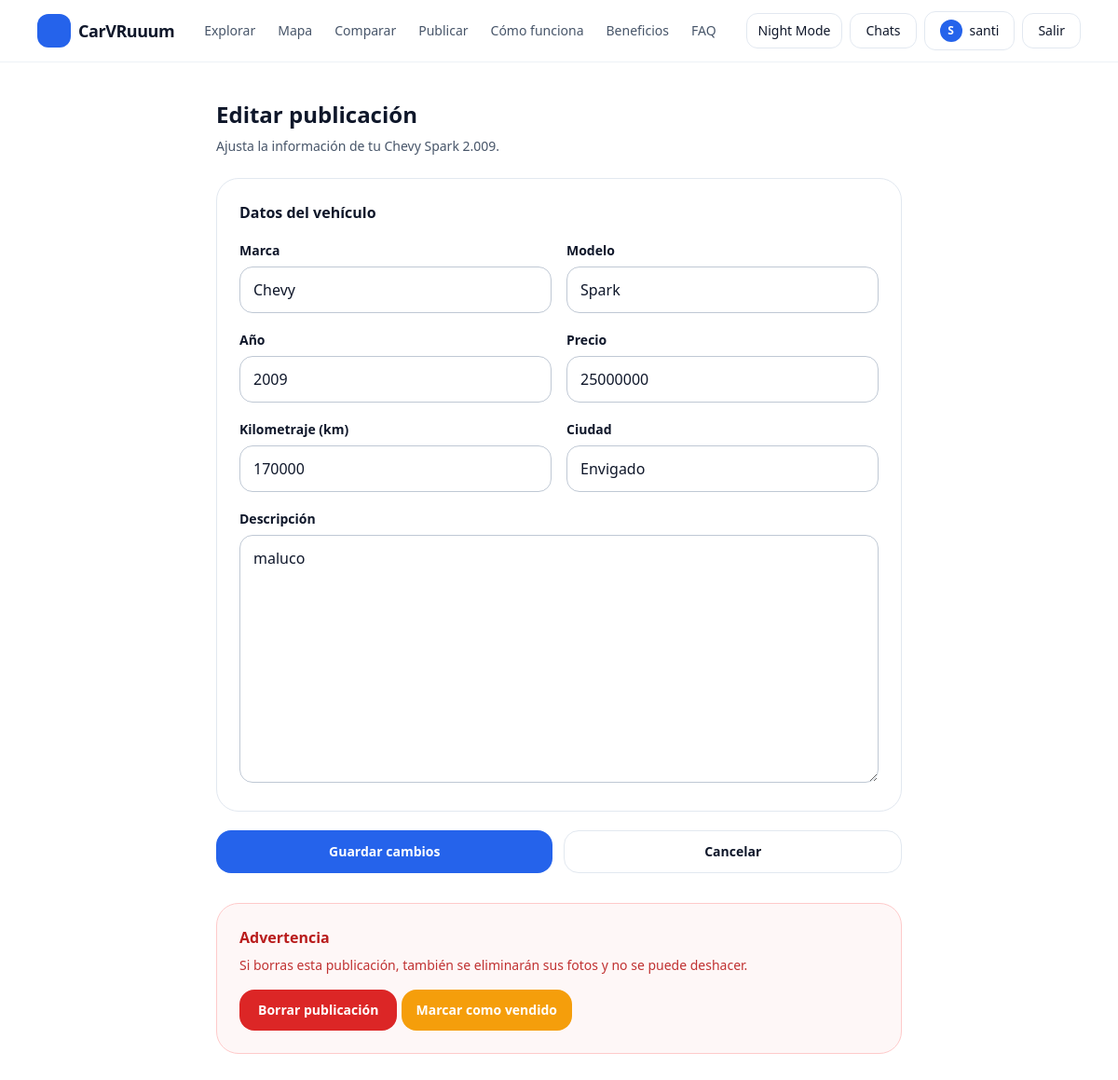
Page /cars/11/edit/ (signed in) on the committed database.
### cars/models.py (models this page shows, shortened)
class Car(models.Model):
    owner = models.ForeignKey(settings.AUTH_USER_MODEL, on_delete=models.CASCADE, related_name="cars")
    make = models.CharField(max_length=60)
    model = models.CharField(max_length=60)
    year = models.PositiveIntegerField(validators=[MinValueValidator(1950), MaxValueValidator(2100)])
    price = models.PositiveIntegerField(validators=[MinValueValidator(0)])
    mileage_km = models.PositiveIntegerField(default=0, validators=[MinValueValidator(0)])
    is_sold = models.BooleanField(default=False)
    sold_at = models.DateTimeField(blank=True, null=True)
    city = models.CharField(max_length=80, blank=True, default="")
    description = models.TextField(blank=True, default="")
    is_active = models.BooleanField(default=True)
    created_at = models.DateTimeField(auto_now_add=True)
    class Meta:
        ordering = ["-created_at"]

### cars/views.py (the view)
# urls.py: path("<int:car_id>/edit/", views.car_edit, name="car_edit"),
@login_required
def car_edit(request, car_id: int):
    car = get_object_or_404(Car, id=car_id, owner=request.user)
    if request.method == "POST":
        car_form = CarForm(request.POST, instance=car)
        if car_form.is_valid():
            car_form.save()
            return redirect("cars:car_detail", car_id=car.id)
    else:
        car_form = CarForm(instance=car)
    return render(request, "cars/car_edit.html", {
        "car": car,
        "car_form": car_form,
    })

### cars/forms.py
class CarForm(forms.ModelForm):
    class Meta:
        model = Car
        fields = ["make", "model", "year", "price", "mileage_km", "city", "description"]

### cars/templates/cars/car_edit.html (shortened to what this page needs)
{% extends "base.html" %}
{% block content %}
<section class="mx-auto max-w-3xl px-4 py-10">
  <h1 class="text-2xl font-bold">Editar publicación</h1>
  <p class="mt-2 text-sm text-slate-600 dark:text-slate-300">
    Ajusta la información de tu {{ car.make }} {{ car.model }} {{ car.year }}.
  </p>
  <form method="post" class="mt-6 space-y-5">
    <div class="rounded-3xl border border-slate-200 p-6 dark:border-slate-800">
      <h2 class="font-semibold">Datos del vehículo</h2>
      <div class="mt-4 grid gap-4 sm:grid-cols-2">
        <div>
          <label class="text-sm font-semibold">Marca</label>
          {{ car_form.make }}
        </div>
        <div>
          <label class="text-sm font-semibold">Modelo</label>
          {{ car_form.model }}
        </div>
        <div>
          <label class="text-sm font-semibold">Año</label>
          {{ car_form.year }}
        </div>
        <div>
          <label class="text-sm font-semibold">Precio</label>
          {{ car_form.price }}
        </div>
        <div>
          <label class="text-sm font-semibold">Kilometraje (km)</label>
          {{ car_form.mileage_km }}
        </div>
        <div>
          <label class="text-sm font-semibold">Ciudad</label>
          {{ car_form.city }}
        </div>
      </div>
      <div class="mt-4">
        <label class="text-sm font-semibold">Descripción</label>
        {{ car_form.description }}
      </div>
    </div>
    <div class="flex flex-col gap-3 sm:flex-row">
      <button class="w-full rounded-2xl bg-blue-600 py-3 text-sm font-semibold text-white hover:bg-blue-700" type="submit">
        Guardar cambios
      </button>
      <a href="{% url 'cars:car_detail' car.id %}" class="w-full rounded-2xl border border-slate-200 py-3 text-center text-sm font-semibold hover:bg-slate-50 dark:border-slate-800 dark:hover:bg-slate-900">
        Cancelar
      </a>
    </div>
  </form>
  <div class="mt-8 rounded-3xl border border-red-200 bg-red-50/60 p-6 dark:border-red-900/40 dark:bg-red-950/20">
    <h2 class="text-base font-semibold text-red-700 dark:text-red-300">Advertencia</h2>
    <p class="mt-2 text-sm text-red-700/90 dark:text-red-300/90">
      Si borras esta publicación, también se eliminarán sus fotos y no se puede deshacer.
    </p>
    <form method="post" action="{% url 'cars:car_delete' car.id %}" class="mt-4">
      <button
        type="submit"
        class="rounded-2xl bg-red-600 px-5 py-3 text-sm font-semibold text-white hover:bg-red-700"
        onclick="return confirm('¿Seguro que quieres borrar esta publicación? Esta acción no se puede deshacer.');">
        Borrar publicación
      </button>
      {% if user.is_authenticated and user == car.owner %}
  <form method="post" action="{% url 'cars:toggle_sold' car.id %}" class="mt-4">
    {% if car.is_sold %}
      <button type="submit"
              class="rounded-2xl bg-emerald-600 px-4 py-3 text-sm font-semibold text-white hover:bg-emerald-700">
        Marcar como disponible
      </button>
    {% else %}
      <button type="submit"
              class="rounded-2xl bg-amber-500 px-4 py-3 text-sm font-semibold text-white hover:bg-amber-600">
        Marcar como vendido
      </button>
    {% endif %}
  </form>
{% endif %}
    </form>
  </div>
</section>
{% endblock %}

### templates/base.html (shortened to what this page needs)
{% load static %}
<!doctype html>
<html lang="es" class="">
<head>
  <script src="https://cdn.tailwindcss.com"></script>
</head>
<body class="min-h-screen bg-white text-slate-900 dark:bg-slate-950 dark:text-slate-100">
  <header class="sticky top-0 z-50 border-b border-slate-200/60 bg-white/80 backdrop-blur dark:border-slate-800/60 dark:bg-slate-950/70">
    <div class="mx-auto flex max-w-6xl items-center justify-between px-4 py-3">
      <a href="{% url 'landing' %}" class="flex items-center gap-2">
        <div class="h-9 w-9 rounded-xl bg-blue-600"></div>
        <span class="text-lg font-semibold tracking-tight">CarVRuuum</span>
      </a>
      <nav class="hidden items-center gap-6 md:flex">
        <a href="{% url 'cars:cars_list' %}" class="text-sm text-slate-600 hover:text-slate-900 dark:text-slate-300 dark:hover:text-white">
          Explorar
        </a>
        <a href="{% url 'cars:map' %}" class="text-sm text-slate-600 hover:text-slate-900 dark:text-slate-300 dark:hover:text-white">
           Mapa
        </a>
        <a href="{% url 'cars:compare_cars' %}" class="text-sm text-slate-600 hover:text-slate-900 dark:text-slate-300 dark:hover:text-white">
          Comparar
        </a>
        {% if user.is_authenticated %}
          <a href="{% url 'cars:car_create' %}" class="text-sm text-slate-600 hover:text-slate-900 dark:text-slate-300 dark:hover:text-white">
            Publicar
          </a>
        {% else %}
          <a href="{% url 'login' %}?next={% url 'cars:car_create' %}" class="text-sm text-slate-600 hover:text-slate-900 dark:text-slate-300 dark:hover:text-white">
            Publicar
          </a>
        {% endif %}
        <a href="{% url 'landing' %}#como-funciona" class="text-sm text-slate-600 hover:text-slate-900 dark:text-slate-300 dark:hover:text-white">
          Cómo funciona
        </a>
        <a href="{% url 'landing' %}#beneficios" class="text-sm text-slate-600 hover:text-slate-900 dark:text-slate-300 dark:hover:text-white">
          Beneficios
        </a>
        <a href="{% url 'landing' %}#faq" class="text-sm text-slate-600 hover:text-slate-900 dark:text-slate-300 dark:hover:text-white">
          FAQ
        </a>
      </nav>
      <div class="flex items-center gap-2">
        <button onclick="toggleTheme()"
          class="rounded-xl border border-slate-200 px-3 py-2 text-sm hover:bg-slate-50 dark:border-slate-800 dark:hover:bg-slate-900">
          Night Mode
        </button>
        {% if user.is_authenticated %}
          <a href="{% url 'messaging:conversation_list' %}"
             class="rounded-xl border border-slate-200 px-4 py-2 text-sm font-medium hover:bg-slate-50 dark:border-slate-800 dark:hover:bg-slate-900">
            Chats
          </a>
          <a href="{% url 'profile' %}"
             class="flex items-center gap-2 rounded-xl border border-slate-200 px-4 py-2 text-sm font-medium hover:bg-slate-50 dark:border-slate-800 dark:hover:bg-slate-900">
            <span class="flex h-6 w-6 items-center justify-center rounded-full bg-blue-600 text-xs font-bold uppercase text-white">
              {{ user.username|slice:":1" }}
            </span>
            {{ user.username }}
          </a>
          <form method="post" action="{% url 'logout' %}">
            <button class="rounded-xl border border-slate-200 px-4 py-2 text-sm hover:bg-slate-50 dark:border-slate-800 dark:hover:bg-slate-900">
              Salir
            </button>
          </form>
        {% endif %}
      </div>
    </div>
  </header>
  {% block content %}{% endblock %}
</body>
</html>

### cars/templates/cars/car_edit.html (style rules this page uses)
input, textarea, select { width: 100%; margin-top: 6px; padding: 12px 14px; border-radius: 14px; border: 1px solid rgba(148,163,184,.6); background: transparent; }
textarea { min-height: 120px; }

### rows in the picture
Car: make "Chevy", model "Spark", year "2.009", year "2009", price "25000000", mileage_km "170000", city "Envigado", description "maluco"

### other values in the picture
{{ user.username|slice:":1" }} "S"
{{ user.username }} "santi"
